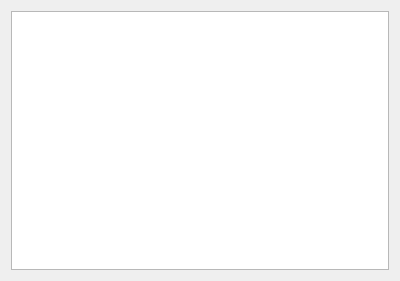
<?xml version="1.0" encoding="UTF-8"?>
<ui version="4.0">
 <class>verHistorial</class>
 <widget class="QDialog" name="verHistorial">
  <property name="geometry">
   <rect>
    <x>0</x>
    <y>0</y>
    <width>400</width>
    <height>281</height>
   </rect>
  </property>
  <property name="windowTitle">
   <string>Dialog</string>
  </property>
  <layout class="QHBoxLayout" name="horizontalLayout_2">
   <item>
    <layout class="QVBoxLayout" name="verticalLayout_6">
     <item>
      <widget class="QTableWidget" name="tableWidget"/>
     </item>
     <item>
      <layout class="QHBoxLayout" name="horizontalLayout_3"/>
     </item>
    </layout>
   </item>
  </layout>
 </widget>
 <resources/>
 <connections/>
</ui>
